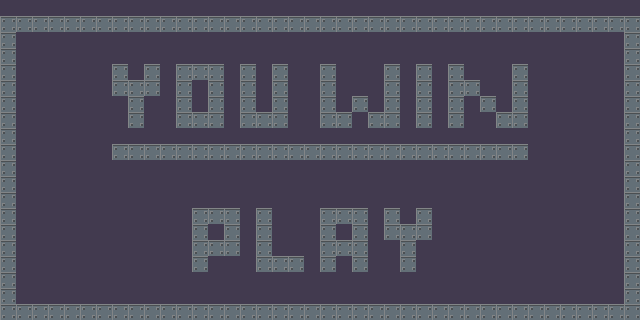

This game map was drawn from its Tiled (.tmx) file and the tilesets committed beside it. A one-line description and the trimmed map source follow:
An orthogonal 40x20 tile map with 16x16 px tiles, 3 tile layers (ground, play, win), 2 hidden layers not drawn.

<map version="1.0" orientation="orthogonal" width="40" height="20" tilewidth="16" tileheight="16" backgroundcolor="#423a4f">
 <tileset firstgid="1" name="tiles" tilewidth="16" tileheight="16">
  <image source="../../dist/img/hd/tiles.png" width="32" height="32" />
 </tileset>
 <layer name="ground" width="40" height="20">
  <data>[800 cells, 114 non-empty, 1 distinct tile ids]</data>
 </layer>
 <layer name="play" width="40" height="20">
  <data>[800 cells, 32 non-empty, 1 distinct tile ids]</data>
 </layer>
 <layer name="game over" width="40" height="20" visible="0">
  <data>[800 cells, 125 non-empty, 1 distinct tile ids]</data>
 </layer>
 <layer name="title" width="40" height="20" visible="0">
  <data>[800 cells, 71 non-empty, 1 distinct tile ids]</data>
 </layer>
 <layer name="win" width="40" height="20">
  <data>[800 cells, 78 non-empty, 1 distinct tile ids]</data>
 </layer>
</map>
